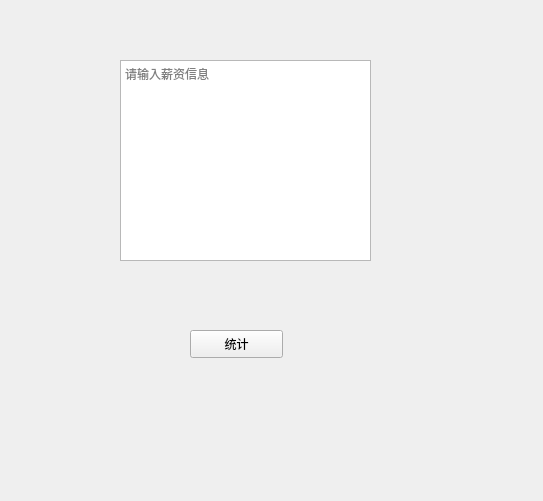
<?xml version="1.0" encoding="UTF-8"?>
<ui version="4.0">
 <class>Form</class>
 <widget class="QWidget" name="Form">
  <property name="geometry">
   <rect>
    <x>0</x>
    <y>0</y>
    <width>543</width>
    <height>501</height>
   </rect>
  </property>
  <property name="windowTitle">
   <string>薪资统计</string>
  </property>
  <widget class="QPlainTextEdit" name="plainTextEdit">
   <property name="geometry">
    <rect>
     <x>120</x>
     <y>60</y>
     <width>251</width>
     <height>201</height>
    </rect>
   </property>
   <property name="placeholderText">
    <string>请输入薪资信息</string>
   </property>
  </widget>
  <widget class="QPushButton" name="pushButton">
   <property name="geometry">
    <rect>
     <x>190</x>
     <y>330</y>
     <width>93</width>
     <height>28</height>
    </rect>
   </property>
   <property name="text">
    <string>统计</string>
   </property>
  </widget>
 </widget>
 <resources/>
 <connections/>
</ui>
